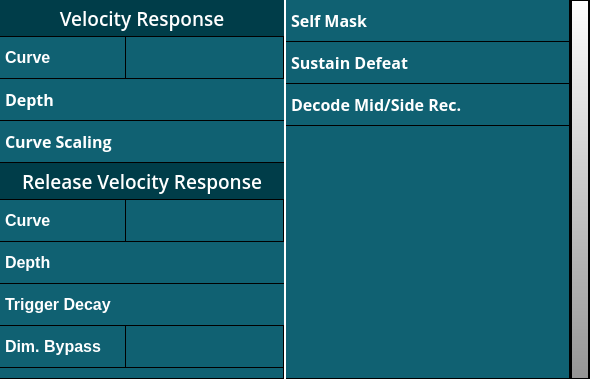
<?xml version="1.0" encoding="UTF-8"?>
<ui version="4.0">
 <class>MiscSettingsForm</class>
 <widget class="QWidget" name="MiscSettingsForm">
  <property name="geometry">
   <rect>
    <x>0</x>
    <y>0</y>
    <width>590</width>
    <height>379</height>
   </rect>
  </property>
  <property name="minimumSize">
   <size>
    <width>590</width>
    <height>379</height>
   </size>
  </property>
  <property name="maximumSize">
   <size>
    <width>590</width>
    <height>379</height>
   </size>
  </property>
  <property name="windowTitle">
   <string>Form</string>
  </property>
  <property name="styleSheet">
   <string notr="true">QWidget{
font: 550 13pt &quot;Open Sans&quot;;
color: white;
background-color:transparent;
border: none;
}

QFrame{
border: none;
background-color:black;
}

#frameBlank, #frameBlank2{
background-color : rgb(16, 97, 114);
border      : none;
border-bottom: 1px solid black;
border-right: 1px solid black;
}

QLabel{
background-color:rgb(0, 61, 73);
padding-top : 5px;
padding-bottom:5px;
font-size: 14pt;
border-bottom:1px solid black;
}

/**************************************************************/
QScrollArea{
background-color: transparent;
border :none;
}

QScrollBar:vertical {
border :   1px solid black;
background :   black;
width : 20px;
margin : 0 0 0 0px;
}

QScrollBar::handle:vertical {    
background-color:qlineargradient(spread:pad, x1:0, y1:0, x2:0, y2:1, stop:0 rgba(253, 253, 253, 255), stop:1 rgba(149, 149, 149, 255));
min-height              :   20px;
margin: 0px 1px 0px 1px;
}

QScrollBar::add-line:vertical,QScrollBar::sub-line:vertical  {
border                  :   none;
background              :   transparent;
height                  :   0px;
margin                  :   0 0 0 10px;
}

QScrollBar::up-arrow:vertical, QScrollBar::down-arrow:vertical {
border                  :   none;
width                   :   0px;
height                  :   0px;
background              :   white;
margin                  :   0 0 0 10px;
}

/**************************************************************/
QSpinBox{
background-color            : rgb(16, 97, 114);
selection-background-color  : rgb(239, 159, 31);
}

QSpinBox:focus{
background-color            : rgb(239, 159, 31);
}

QSpinBox::up-button {
width               : 0px; 
border-width        : 0px;
}
QSpinBox::down-button {
width               : 0px; 
border-width        : 0px;
}

/**************************************************************/
QDoubleSpinBox{
background-color    : rgb(16, 97, 114);
selection-background-color  : rgb(239, 159, 31);
}

QDoubleSpinBox:focus{
background-color    : rgb(239, 159, 31);
}

QDoubleSpinBox::up-button {
width          : 0px; 
border-width   : 0px;
}

QDoubleSpinBox::down-button {
width: 0px; 
border-width: 0px;
}

/**************************************************************/
QCheckBox::indicator { 
width  : 36px; 
height : 15px; 
border : none;
}

QCheckBox::indicator:unchecked {
background-color : white;
}

QCheckBox::indicator:checked {
background-color : rgb(84, 189, 58);
}

QCheckBox:focus { 
border     : none;
color      : transparent;
}

QCheckBox{
background-color    : rgb(216, 146, 1);
padding-left:3px;
margin-left:21px;
margin-right:20px;
margin-top:10px;
margin-bottom:10px;
}

/**************************************************************/
QTableView{
background-color           : transparent;
selection-background-color : rgb(239, 159, 31);
border:none;
}

QTableView::item {
color               :    white;  
font-weight         :    550;
background-color    :    rgb(16, 97, 114);
border:none;
padding:0px;
}

QTableWidget::item:selected{
background-color    : rgb(239, 159, 31);
}

/**************************************************************/
QHeaderView{
border:none;
selection-background-color: rgb(239, 159, 31);
}

QHeaderView::section:vertical{
background-color    :  rgb(16, 97, 114);
color               :  white;
font-size           :  12pt;
font-weight         :  550;
padding-left        :  5px;
padding-top         :  0px;
padding-bottom      :  0px;
width               :  195px;
font-family         :  &quot;Open Sans&quot;;
border               :  none;
border-bottom       : 1px solid black;
}

#twVelocityRespCurve QHeaderView::section:vertical,
#twRelVelRespCurve QHeaderView::section:vertical,
#twDimByPass QHeaderView::section:vertical{
width        : 120px;
border-right: 1px solid black;
}

QHeaderView::section:checked{
background-color    : rgb(239, 159, 31);
}

/**************************************************************/
QComboBox{
selection-background-color: rgb(239, 159, 31);
color   : white;
padding : 1px 0px 1px 3px;
background-color :  rgb(16, 97, 114);
}

QComboBox QListView{
background-color : rgb(16, 97, 114);
}

QComboBox QAbstractItemView::item{
  border-bottom : 1px solid white;
  padding:0px;
}

QComboBox:!editable  {
width         :200px;
padding-right : 5px;
border:none;
}

QComboBox::focus:!editable{
background-color : rgb(239, 159, 31);
}
</string>
  </property>
  <layout class="QGridLayout" name="gridLayout">
   <property name="leftMargin">
    <number>0</number>
   </property>
   <property name="topMargin">
    <number>0</number>
   </property>
   <property name="rightMargin">
    <number>0</number>
   </property>
   <property name="bottomMargin">
    <number>0</number>
   </property>
   <property name="spacing">
    <number>0</number>
   </property>
   <item row="0" column="0">
    <widget class="QScrollArea" name="scrollArea">
     <property name="minimumSize">
      <size>
       <width>0</width>
       <height>326</height>
      </size>
     </property>
     <property name="styleSheet">
      <string notr="true"/>
     </property>
     <property name="verticalScrollBarPolicy">
      <enum>Qt::ScrollBarAlwaysOn</enum>
     </property>
     <property name="widgetResizable">
      <bool>true</bool>
     </property>
     <widget class="QWidget" name="scrollAreaWidgetContents">
      <property name="geometry">
       <rect>
        <x>0</x>
        <y>0</y>
        <width>570</width>
        <height>379</height>
       </rect>
      </property>
      <layout class="QGridLayout" name="gridLayout_3">
       <property name="leftMargin">
        <number>0</number>
       </property>
       <property name="topMargin">
        <number>0</number>
       </property>
       <property name="rightMargin">
        <number>0</number>
       </property>
       <property name="bottomMargin">
        <number>0</number>
       </property>
       <property name="horizontalSpacing">
        <number>2</number>
       </property>
       <property name="verticalSpacing">
        <number>10</number>
       </property>
       <item row="0" column="1">
        <widget class="QFrame" name="frame_3">
         <property name="sizePolicy">
          <sizepolicy hsizetype="Expanding" vsizetype="Preferred">
           <horstretch>0</horstretch>
           <verstretch>0</verstretch>
          </sizepolicy>
         </property>
         <property name="minimumSize">
          <size>
           <width>284</width>
           <height>379</height>
          </size>
         </property>
         <property name="maximumSize">
          <size>
           <width>284</width>
           <height>379</height>
          </size>
         </property>
         <property name="palette">
          <palette>
           <active>
            <colorrole role="WindowText">
             <brush brushstyle="SolidPattern">
              <color alpha="255">
               <red>255</red>
               <green>255</green>
               <blue>255</blue>
              </color>
             </brush>
            </colorrole>
            <colorrole role="Button">
             <brush brushstyle="SolidPattern">
              <color alpha="255">
               <red>0</red>
               <green>0</green>
               <blue>0</blue>
              </color>
             </brush>
            </colorrole>
            <colorrole role="Text">
             <brush brushstyle="SolidPattern">
              <color alpha="255">
               <red>255</red>
               <green>255</green>
               <blue>255</blue>
              </color>
             </brush>
            </colorrole>
            <colorrole role="ButtonText">
             <brush brushstyle="SolidPattern">
              <color alpha="255">
               <red>255</red>
               <green>255</green>
               <blue>255</blue>
              </color>
             </brush>
            </colorrole>
            <colorrole role="Base">
             <brush brushstyle="SolidPattern">
              <color alpha="255">
               <red>0</red>
               <green>0</green>
               <blue>0</blue>
              </color>
             </brush>
            </colorrole>
            <colorrole role="Window">
             <brush brushstyle="SolidPattern">
              <color alpha="255">
               <red>0</red>
               <green>0</green>
               <blue>0</blue>
              </color>
             </brush>
            </colorrole>
           </active>
           <inactive>
            <colorrole role="WindowText">
             <brush brushstyle="SolidPattern">
              <color alpha="255">
               <red>255</red>
               <green>255</green>
               <blue>255</blue>
              </color>
             </brush>
            </colorrole>
            <colorrole role="Button">
             <brush brushstyle="SolidPattern">
              <color alpha="255">
               <red>0</red>
               <green>0</green>
               <blue>0</blue>
              </color>
             </brush>
            </colorrole>
            <colorrole role="Text">
             <brush brushstyle="SolidPattern">
              <color alpha="255">
               <red>255</red>
               <green>255</green>
               <blue>255</blue>
              </color>
             </brush>
            </colorrole>
            <colorrole role="ButtonText">
             <brush brushstyle="SolidPattern">
              <color alpha="255">
               <red>255</red>
               <green>255</green>
               <blue>255</blue>
              </color>
             </brush>
            </colorrole>
            <colorrole role="Base">
             <brush brushstyle="SolidPattern">
              <color alpha="255">
               <red>0</red>
               <green>0</green>
               <blue>0</blue>
              </color>
             </brush>
            </colorrole>
            <colorrole role="Window">
             <brush brushstyle="SolidPattern">
              <color alpha="255">
               <red>0</red>
               <green>0</green>
               <blue>0</blue>
              </color>
             </brush>
            </colorrole>
           </inactive>
           <disabled>
            <colorrole role="WindowText">
             <brush brushstyle="SolidPattern">
              <color alpha="255">
               <red>255</red>
               <green>255</green>
               <blue>255</blue>
              </color>
             </brush>
            </colorrole>
            <colorrole role="Button">
             <brush brushstyle="SolidPattern">
              <color alpha="255">
               <red>0</red>
               <green>0</green>
               <blue>0</blue>
              </color>
             </brush>
            </colorrole>
            <colorrole role="Text">
             <brush brushstyle="SolidPattern">
              <color alpha="255">
               <red>255</red>
               <green>255</green>
               <blue>255</blue>
              </color>
             </brush>
            </colorrole>
            <colorrole role="ButtonText">
             <brush brushstyle="SolidPattern">
              <color alpha="255">
               <red>255</red>
               <green>255</green>
               <blue>255</blue>
              </color>
             </brush>
            </colorrole>
            <colorrole role="Base">
             <brush brushstyle="SolidPattern">
              <color alpha="255">
               <red>0</red>
               <green>0</green>
               <blue>0</blue>
              </color>
             </brush>
            </colorrole>
            <colorrole role="Window">
             <brush brushstyle="SolidPattern">
              <color alpha="255">
               <red>0</red>
               <green>0</green>
               <blue>0</blue>
              </color>
             </brush>
            </colorrole>
           </disabled>
          </palette>
         </property>
         <property name="styleSheet">
          <string notr="true"/>
         </property>
         <property name="frameShape">
          <enum>QFrame::StyledPanel</enum>
         </property>
         <property name="frameShadow">
          <enum>QFrame::Raised</enum>
         </property>
         <layout class="QGridLayout" name="gridLayout_2">
          <property name="leftMargin">
           <number>0</number>
          </property>
          <property name="topMargin">
           <number>0</number>
          </property>
          <property name="rightMargin">
           <number>0</number>
          </property>
          <property name="bottomMargin">
           <number>0</number>
          </property>
          <property name="spacing">
           <number>0</number>
          </property>
          <item row="2" column="0">
           <widget class="QFrame" name="frameBlank2">
            <property name="styleSheet">
             <string notr="true"/>
            </property>
            <property name="frameShape">
             <enum>QFrame::StyledPanel</enum>
            </property>
            <property name="frameShadow">
             <enum>QFrame::Raised</enum>
            </property>
           </widget>
          </item>
          <item row="0" column="0">
           <widget class="QTableWidget" name="twRelVelResp2">
            <property name="maximumSize">
             <size>
              <width>16777215</width>
              <height>126</height>
             </size>
            </property>
            <property name="palette">
             <palette>
              <active>
               <colorrole role="WindowText">
                <brush brushstyle="SolidPattern">
                 <color alpha="255">
                  <red>255</red>
                  <green>255</green>
                  <blue>255</blue>
                 </color>
                </brush>
               </colorrole>
               <colorrole role="Button">
                <brush brushstyle="SolidPattern">
                 <color alpha="0">
                  <red>0</red>
                  <green>0</green>
                  <blue>0</blue>
                 </color>
                </brush>
               </colorrole>
               <colorrole role="Text">
                <brush brushstyle="SolidPattern">
                 <color alpha="255">
                  <red>255</red>
                  <green>255</green>
                  <blue>255</blue>
                 </color>
                </brush>
               </colorrole>
               <colorrole role="ButtonText">
                <brush brushstyle="SolidPattern">
                 <color alpha="255">
                  <red>255</red>
                  <green>255</green>
                  <blue>255</blue>
                 </color>
                </brush>
               </colorrole>
               <colorrole role="Base">
                <brush brushstyle="NoBrush">
                 <color alpha="255">
                  <red>0</red>
                  <green>0</green>
                  <blue>0</blue>
                 </color>
                </brush>
               </colorrole>
               <colorrole role="Window">
                <brush brushstyle="SolidPattern">
                 <color alpha="0">
                  <red>0</red>
                  <green>0</green>
                  <blue>0</blue>
                 </color>
                </brush>
               </colorrole>
               <colorrole role="Highlight">
                <brush brushstyle="SolidPattern">
                 <color alpha="255">
                  <red>239</red>
                  <green>159</green>
                  <blue>31</blue>
                 </color>
                </brush>
               </colorrole>
              </active>
              <inactive>
               <colorrole role="WindowText">
                <brush brushstyle="SolidPattern">
                 <color alpha="255">
                  <red>255</red>
                  <green>255</green>
                  <blue>255</blue>
                 </color>
                </brush>
               </colorrole>
               <colorrole role="Button">
                <brush brushstyle="SolidPattern">
                 <color alpha="0">
                  <red>0</red>
                  <green>0</green>
                  <blue>0</blue>
                 </color>
                </brush>
               </colorrole>
               <colorrole role="Text">
                <brush brushstyle="SolidPattern">
                 <color alpha="255">
                  <red>255</red>
                  <green>255</green>
                  <blue>255</blue>
                 </color>
                </brush>
               </colorrole>
               <colorrole role="ButtonText">
                <brush brushstyle="SolidPattern">
                 <color alpha="255">
                  <red>255</red>
                  <green>255</green>
                  <blue>255</blue>
                 </color>
                </brush>
               </colorrole>
               <colorrole role="Base">
                <brush brushstyle="NoBrush">
                 <color alpha="255">
                  <red>0</red>
                  <green>0</green>
                  <blue>0</blue>
                 </color>
                </brush>
               </colorrole>
               <colorrole role="Window">
                <brush brushstyle="SolidPattern">
                 <color alpha="0">
                  <red>0</red>
                  <green>0</green>
                  <blue>0</blue>
                 </color>
                </brush>
               </colorrole>
               <colorrole role="Highlight">
                <brush brushstyle="SolidPattern">
                 <color alpha="255">
                  <red>239</red>
                  <green>159</green>
                  <blue>31</blue>
                 </color>
                </brush>
               </colorrole>
              </inactive>
              <disabled>
               <colorrole role="WindowText">
                <brush brushstyle="SolidPattern">
                 <color alpha="255">
                  <red>255</red>
                  <green>255</green>
                  <blue>255</blue>
                 </color>
                </brush>
               </colorrole>
               <colorrole role="Button">
                <brush brushstyle="SolidPattern">
                 <color alpha="0">
                  <red>0</red>
                  <green>0</green>
                  <blue>0</blue>
                 </color>
                </brush>
               </colorrole>
               <colorrole role="Text">
                <brush brushstyle="SolidPattern">
                 <color alpha="255">
                  <red>255</red>
                  <green>255</green>
                  <blue>255</blue>
                 </color>
                </brush>
               </colorrole>
               <colorrole role="ButtonText">
                <brush brushstyle="SolidPattern">
                 <color alpha="255">
                  <red>255</red>
                  <green>255</green>
                  <blue>255</blue>
                 </color>
                </brush>
               </colorrole>
               <colorrole role="Base">
                <brush brushstyle="NoBrush">
                 <color alpha="255">
                  <red>0</red>
                  <green>0</green>
                  <blue>0</blue>
                 </color>
                </brush>
               </colorrole>
               <colorrole role="Window">
                <brush brushstyle="SolidPattern">
                 <color alpha="0">
                  <red>0</red>
                  <green>0</green>
                  <blue>0</blue>
                 </color>
                </brush>
               </colorrole>
               <colorrole role="Highlight">
                <brush brushstyle="SolidPattern">
                 <color alpha="255">
                  <red>239</red>
                  <green>159</green>
                  <blue>31</blue>
                 </color>
                </brush>
               </colorrole>
              </disabled>
             </palette>
            </property>
            <property name="font">
             <font>
              <family>Open Sans</family>
              <pointsize>13</pointsize>
              <weight>68</weight>
              <italic>false</italic>
              <bold>true</bold>
             </font>
            </property>
            <property name="styleSheet">
             <string notr="true"/>
            </property>
            <property name="editTriggers">
             <set>QAbstractItemView::NoEditTriggers</set>
            </property>
            <property name="showDropIndicator" stdset="0">
             <bool>false</bool>
            </property>
            <property name="selectionMode">
             <enum>QAbstractItemView::NoSelection</enum>
            </property>
            <property name="gridStyle">
             <enum>Qt::NoPen</enum>
            </property>
            <property name="columnCount">
             <number>1</number>
            </property>
            <attribute name="horizontalHeaderVisible">
             <bool>false</bool>
            </attribute>
            <attribute name="horizontalHeaderDefaultSectionSize">
             <number>42</number>
            </attribute>
            <attribute name="horizontalHeaderMinimumSectionSize">
             <number>1</number>
            </attribute>
            <attribute name="horizontalHeaderStretchLastSection">
             <bool>true</bool>
            </attribute>
            <attribute name="verticalHeaderDefaultSectionSize">
             <number>42</number>
            </attribute>
            <row>
             <property name="text">
              <string>Self Mask</string>
             </property>
            </row>
            <row>
             <property name="text">
              <string>Sustain Defeat</string>
             </property>
            </row>
            <row>
             <property name="text">
              <string>Decode Mid/Side Rec.</string>
             </property>
            </row>
            <column/>
           </widget>
          </item>
         </layout>
        </widget>
       </item>
       <item row="0" column="0">
        <widget class="QFrame" name="frame_2">
         <property name="sizePolicy">
          <sizepolicy hsizetype="Expanding" vsizetype="Preferred">
           <horstretch>0</horstretch>
           <verstretch>0</verstretch>
          </sizepolicy>
         </property>
         <property name="minimumSize">
          <size>
           <width>284</width>
           <height>326</height>
          </size>
         </property>
         <property name="maximumSize">
          <size>
           <width>284</width>
           <height>379</height>
          </size>
         </property>
         <property name="palette">
          <palette>
           <active>
            <colorrole role="WindowText">
             <brush brushstyle="SolidPattern">
              <color alpha="255">
               <red>255</red>
               <green>255</green>
               <blue>255</blue>
              </color>
             </brush>
            </colorrole>
            <colorrole role="Button">
             <brush brushstyle="SolidPattern">
              <color alpha="255">
               <red>0</red>
               <green>0</green>
               <blue>0</blue>
              </color>
             </brush>
            </colorrole>
            <colorrole role="Text">
             <brush brushstyle="SolidPattern">
              <color alpha="255">
               <red>255</red>
               <green>255</green>
               <blue>255</blue>
              </color>
             </brush>
            </colorrole>
            <colorrole role="ButtonText">
             <brush brushstyle="SolidPattern">
              <color alpha="255">
               <red>255</red>
               <green>255</green>
               <blue>255</blue>
              </color>
             </brush>
            </colorrole>
            <colorrole role="Base">
             <brush brushstyle="SolidPattern">
              <color alpha="255">
               <red>0</red>
               <green>0</green>
               <blue>0</blue>
              </color>
             </brush>
            </colorrole>
            <colorrole role="Window">
             <brush brushstyle="SolidPattern">
              <color alpha="255">
               <red>0</red>
               <green>0</green>
               <blue>0</blue>
              </color>
             </brush>
            </colorrole>
           </active>
           <inactive>
            <colorrole role="WindowText">
             <brush brushstyle="SolidPattern">
              <color alpha="255">
               <red>255</red>
               <green>255</green>
               <blue>255</blue>
              </color>
             </brush>
            </colorrole>
            <colorrole role="Button">
             <brush brushstyle="SolidPattern">
              <color alpha="255">
               <red>0</red>
               <green>0</green>
               <blue>0</blue>
              </color>
             </brush>
            </colorrole>
            <colorrole role="Text">
             <brush brushstyle="SolidPattern">
              <color alpha="255">
               <red>255</red>
               <green>255</green>
               <blue>255</blue>
              </color>
             </brush>
            </colorrole>
            <colorrole role="ButtonText">
             <brush brushstyle="SolidPattern">
              <color alpha="255">
               <red>255</red>
               <green>255</green>
               <blue>255</blue>
              </color>
             </brush>
            </colorrole>
            <colorrole role="Base">
             <brush brushstyle="SolidPattern">
              <color alpha="255">
               <red>0</red>
               <green>0</green>
               <blue>0</blue>
              </color>
             </brush>
            </colorrole>
            <colorrole role="Window">
             <brush brushstyle="SolidPattern">
              <color alpha="255">
               <red>0</red>
               <green>0</green>
               <blue>0</blue>
              </color>
             </brush>
            </colorrole>
           </inactive>
           <disabled>
            <colorrole role="WindowText">
             <brush brushstyle="SolidPattern">
              <color alpha="255">
               <red>255</red>
               <green>255</green>
               <blue>255</blue>
              </color>
             </brush>
            </colorrole>
            <colorrole role="Button">
             <brush brushstyle="SolidPattern">
              <color alpha="255">
               <red>0</red>
               <green>0</green>
               <blue>0</blue>
              </color>
             </brush>
            </colorrole>
            <colorrole role="Text">
             <brush brushstyle="SolidPattern">
              <color alpha="255">
               <red>255</red>
               <green>255</green>
               <blue>255</blue>
              </color>
             </brush>
            </colorrole>
            <colorrole role="ButtonText">
             <brush brushstyle="SolidPattern">
              <color alpha="255">
               <red>255</red>
               <green>255</green>
               <blue>255</blue>
              </color>
             </brush>
            </colorrole>
            <colorrole role="Base">
             <brush brushstyle="SolidPattern">
              <color alpha="255">
               <red>0</red>
               <green>0</green>
               <blue>0</blue>
              </color>
             </brush>
            </colorrole>
            <colorrole role="Window">
             <brush brushstyle="SolidPattern">
              <color alpha="255">
               <red>0</red>
               <green>0</green>
               <blue>0</blue>
              </color>
             </brush>
            </colorrole>
           </disabled>
          </palette>
         </property>
         <property name="styleSheet">
          <string notr="true"/>
         </property>
         <property name="frameShape">
          <enum>QFrame::StyledPanel</enum>
         </property>
         <property name="frameShadow">
          <enum>QFrame::Raised</enum>
         </property>
         <layout class="QGridLayout" name="gridLayout_4">
          <property name="leftMargin">
           <number>0</number>
          </property>
          <property name="topMargin">
           <number>0</number>
          </property>
          <property name="rightMargin">
           <number>0</number>
          </property>
          <property name="bottomMargin">
           <number>0</number>
          </property>
          <property name="spacing">
           <number>0</number>
          </property>
          <item row="5" column="0">
           <widget class="QTableWidget" name="twRelVelRespCurve">
            <property name="minimumSize">
             <size>
              <width>0</width>
              <height>42</height>
             </size>
            </property>
            <property name="maximumSize">
             <size>
              <width>16777215</width>
              <height>42</height>
             </size>
            </property>
            <property name="styleSheet">
             <string notr="true"/>
            </property>
            <property name="gridStyle">
             <enum>Qt::NoPen</enum>
            </property>
            <property name="columnCount">
             <number>1</number>
            </property>
            <attribute name="horizontalHeaderVisible">
             <bool>false</bool>
            </attribute>
            <attribute name="horizontalHeaderStretchLastSection">
             <bool>true</bool>
            </attribute>
            <attribute name="verticalHeaderDefaultSectionSize">
             <number>42</number>
            </attribute>
            <row>
             <property name="text">
              <string>Curve</string>
             </property>
            </row>
            <column/>
           </widget>
          </item>
          <item row="7" column="0">
           <widget class="QTableWidget" name="twDimByPass">
            <property name="minimumSize">
             <size>
              <width>0</width>
              <height>42</height>
             </size>
            </property>
            <property name="maximumSize">
             <size>
              <width>16777215</width>
              <height>42</height>
             </size>
            </property>
            <property name="styleSheet">
             <string notr="true"/>
            </property>
            <property name="gridStyle">
             <enum>Qt::NoPen</enum>
            </property>
            <property name="columnCount">
             <number>1</number>
            </property>
            <attribute name="horizontalHeaderVisible">
             <bool>false</bool>
            </attribute>
            <attribute name="horizontalHeaderStretchLastSection">
             <bool>true</bool>
            </attribute>
            <attribute name="verticalHeaderDefaultSectionSize">
             <number>42</number>
            </attribute>
            <row>
             <property name="text">
              <string>Dim. Bypass</string>
             </property>
            </row>
            <column/>
           </widget>
          </item>
          <item row="6" column="0">
           <widget class="QTableWidget" name="twRelVelResp">
            <property name="minimumSize">
             <size>
              <width>0</width>
              <height>84</height>
             </size>
            </property>
            <property name="maximumSize">
             <size>
              <width>16777215</width>
              <height>84</height>
             </size>
            </property>
            <property name="styleSheet">
             <string notr="true"/>
            </property>
            <property name="gridStyle">
             <enum>Qt::NoPen</enum>
            </property>
            <property name="columnCount">
             <number>1</number>
            </property>
            <attribute name="horizontalHeaderVisible">
             <bool>false</bool>
            </attribute>
            <attribute name="horizontalHeaderStretchLastSection">
             <bool>true</bool>
            </attribute>
            <attribute name="verticalHeaderDefaultSectionSize">
             <number>42</number>
            </attribute>
            <row>
             <property name="text">
              <string>Depth</string>
             </property>
            </row>
            <row>
             <property name="text">
              <string>Trigger Decay</string>
             </property>
            </row>
            <column/>
           </widget>
          </item>
          <item row="4" column="0">
           <widget class="QLabel" name="label_2">
            <property name="minimumSize">
             <size>
              <width>0</width>
              <height>37</height>
             </size>
            </property>
            <property name="maximumSize">
             <size>
              <width>16777215</width>
              <height>37</height>
             </size>
            </property>
            <property name="font">
             <font>
              <family>Open Sans</family>
              <pointsize>14</pointsize>
              <weight>68</weight>
              <italic>false</italic>
              <bold>true</bold>
             </font>
            </property>
            <property name="styleSheet">
             <string notr="true"/>
            </property>
            <property name="text">
             <string>Release Velocity Response</string>
            </property>
            <property name="alignment">
             <set>Qt::AlignCenter</set>
            </property>
           </widget>
          </item>
          <item row="1" column="0">
           <widget class="QTableWidget" name="twVelocityRespCurve">
            <property name="maximumSize">
             <size>
              <width>16777215</width>
              <height>42</height>
             </size>
            </property>
            <property name="styleSheet">
             <string notr="true"/>
            </property>
            <property name="frameShape">
             <enum>QFrame::NoFrame</enum>
            </property>
            <property name="gridStyle">
             <enum>Qt::NoPen</enum>
            </property>
            <property name="columnCount">
             <number>1</number>
            </property>
            <attribute name="horizontalHeaderVisible">
             <bool>false</bool>
            </attribute>
            <attribute name="horizontalHeaderStretchLastSection">
             <bool>true</bool>
            </attribute>
            <attribute name="verticalHeaderDefaultSectionSize">
             <number>42</number>
            </attribute>
            <row>
             <property name="text">
              <string>Curve</string>
             </property>
            </row>
            <column/>
           </widget>
          </item>
          <item row="2" column="0">
           <widget class="QTableWidget" name="twVelocityResp">
            <property name="minimumSize">
             <size>
              <width>0</width>
              <height>84</height>
             </size>
            </property>
            <property name="maximumSize">
             <size>
              <width>16777215</width>
              <height>84</height>
             </size>
            </property>
            <property name="palette">
             <palette>
              <active>
               <colorrole role="WindowText">
                <brush brushstyle="SolidPattern">
                 <color alpha="255">
                  <red>255</red>
                  <green>255</green>
                  <blue>255</blue>
                 </color>
                </brush>
               </colorrole>
               <colorrole role="Button">
                <brush brushstyle="SolidPattern">
                 <color alpha="0">
                  <red>0</red>
                  <green>0</green>
                  <blue>0</blue>
                 </color>
                </brush>
               </colorrole>
               <colorrole role="Text">
                <brush brushstyle="SolidPattern">
                 <color alpha="255">
                  <red>255</red>
                  <green>255</green>
                  <blue>255</blue>
                 </color>
                </brush>
               </colorrole>
               <colorrole role="ButtonText">
                <brush brushstyle="SolidPattern">
                 <color alpha="255">
                  <red>255</red>
                  <green>255</green>
                  <blue>255</blue>
                 </color>
                </brush>
               </colorrole>
               <colorrole role="Base">
                <brush brushstyle="NoBrush">
                 <color alpha="255">
                  <red>0</red>
                  <green>0</green>
                  <blue>0</blue>
                 </color>
                </brush>
               </colorrole>
               <colorrole role="Window">
                <brush brushstyle="SolidPattern">
                 <color alpha="0">
                  <red>0</red>
                  <green>0</green>
                  <blue>0</blue>
                 </color>
                </brush>
               </colorrole>
               <colorrole role="Highlight">
                <brush brushstyle="SolidPattern">
                 <color alpha="255">
                  <red>239</red>
                  <green>159</green>
                  <blue>31</blue>
                 </color>
                </brush>
               </colorrole>
              </active>
              <inactive>
               <colorrole role="WindowText">
                <brush brushstyle="SolidPattern">
                 <color alpha="255">
                  <red>255</red>
                  <green>255</green>
                  <blue>255</blue>
                 </color>
                </brush>
               </colorrole>
               <colorrole role="Button">
                <brush brushstyle="SolidPattern">
                 <color alpha="0">
                  <red>0</red>
                  <green>0</green>
                  <blue>0</blue>
                 </color>
                </brush>
               </colorrole>
               <colorrole role="Text">
                <brush brushstyle="SolidPattern">
                 <color alpha="255">
                  <red>255</red>
                  <green>255</green>
                  <blue>255</blue>
                 </color>
                </brush>
               </colorrole>
               <colorrole role="ButtonText">
                <brush brushstyle="SolidPattern">
                 <color alpha="255">
                  <red>255</red>
                  <green>255</green>
                  <blue>255</blue>
                 </color>
                </brush>
               </colorrole>
               <colorrole role="Base">
                <brush brushstyle="NoBrush">
                 <color alpha="255">
                  <red>0</red>
                  <green>0</green>
                  <blue>0</blue>
                 </color>
                </brush>
               </colorrole>
               <colorrole role="Window">
                <brush brushstyle="SolidPattern">
                 <color alpha="0">
                  <red>0</red>
                  <green>0</green>
                  <blue>0</blue>
                 </color>
                </brush>
               </colorrole>
               <colorrole role="Highlight">
                <brush brushstyle="SolidPattern">
                 <color alpha="255">
                  <red>239</red>
                  <green>159</green>
                  <blue>31</blue>
                 </color>
                </brush>
               </colorrole>
              </inactive>
              <disabled>
               <colorrole role="WindowText">
                <brush brushstyle="SolidPattern">
                 <color alpha="255">
                  <red>255</red>
                  <green>255</green>
                  <blue>255</blue>
                 </color>
                </brush>
               </colorrole>
               <colorrole role="Button">
                <brush brushstyle="SolidPattern">
                 <color alpha="0">
                  <red>0</red>
                  <green>0</green>
                  <blue>0</blue>
                 </color>
                </brush>
               </colorrole>
               <colorrole role="Text">
                <brush brushstyle="SolidPattern">
                 <color alpha="255">
                  <red>255</red>
                  <green>255</green>
                  <blue>255</blue>
                 </color>
                </brush>
               </colorrole>
               <colorrole role="ButtonText">
                <brush brushstyle="SolidPattern">
                 <color alpha="255">
                  <red>255</red>
                  <green>255</green>
                  <blue>255</blue>
                 </color>
                </brush>
               </colorrole>
               <colorrole role="Base">
                <brush brushstyle="NoBrush">
                 <color alpha="255">
                  <red>0</red>
                  <green>0</green>
                  <blue>0</blue>
                 </color>
                </brush>
               </colorrole>
               <colorrole role="Window">
                <brush brushstyle="SolidPattern">
                 <color alpha="0">
                  <red>0</red>
                  <green>0</green>
                  <blue>0</blue>
                 </color>
                </brush>
               </colorrole>
               <colorrole role="Highlight">
                <brush brushstyle="SolidPattern">
                 <color alpha="255">
                  <red>239</red>
                  <green>159</green>
                  <blue>31</blue>
                 </color>
                </brush>
               </colorrole>
              </disabled>
             </palette>
            </property>
            <property name="font">
             <font>
              <family>Open Sans</family>
              <pointsize>13</pointsize>
              <weight>68</weight>
              <italic>false</italic>
              <bold>true</bold>
             </font>
            </property>
            <property name="styleSheet">
             <string notr="true"/>
            </property>
            <property name="editTriggers">
             <set>QAbstractItemView::NoEditTriggers</set>
            </property>
            <property name="showDropIndicator" stdset="0">
             <bool>false</bool>
            </property>
            <property name="selectionMode">
             <enum>QAbstractItemView::NoSelection</enum>
            </property>
            <property name="gridStyle">
             <enum>Qt::NoPen</enum>
            </property>
            <property name="columnCount">
             <number>1</number>
            </property>
            <attribute name="horizontalHeaderVisible">
             <bool>false</bool>
            </attribute>
            <attribute name="horizontalHeaderDefaultSectionSize">
             <number>100</number>
            </attribute>
            <attribute name="horizontalHeaderMinimumSectionSize">
             <number>1</number>
            </attribute>
            <attribute name="horizontalHeaderStretchLastSection">
             <bool>true</bool>
            </attribute>
            <attribute name="verticalHeaderDefaultSectionSize">
             <number>42</number>
            </attribute>
            <row>
             <property name="text">
              <string>Depth</string>
             </property>
            </row>
            <row>
             <property name="text">
              <string>Curve Scaling</string>
             </property>
            </row>
            <column/>
           </widget>
          </item>
          <item row="0" column="0">
           <widget class="QLabel" name="label">
            <property name="minimumSize">
             <size>
              <width>0</width>
              <height>37</height>
             </size>
            </property>
            <property name="maximumSize">
             <size>
              <width>16777215</width>
              <height>37</height>
             </size>
            </property>
            <property name="font">
             <font>
              <family>Open Sans</family>
              <pointsize>14</pointsize>
              <weight>68</weight>
              <italic>false</italic>
              <bold>true</bold>
             </font>
            </property>
            <property name="styleSheet">
             <string notr="true"/>
            </property>
            <property name="text">
             <string>Velocity Response</string>
            </property>
            <property name="alignment">
             <set>Qt::AlignCenter</set>
            </property>
           </widget>
          </item>
          <item row="8" column="0">
           <widget class="QFrame" name="frameBlank">
            <property name="styleSheet">
             <string notr="true"/>
            </property>
            <property name="frameShape">
             <enum>QFrame::StyledPanel</enum>
            </property>
            <property name="frameShadow">
             <enum>QFrame::Raised</enum>
            </property>
           </widget>
          </item>
         </layout>
        </widget>
       </item>
      </layout>
     </widget>
    </widget>
   </item>
  </layout>
 </widget>
 <resources/>
 <connections/>
</ui>
